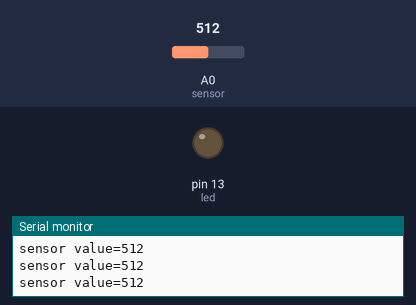
Bench run of a sketch on a simulated Arduino Uno, built with avr-gcc and run on an emulated ATmega328P. Shown: output pins drawn as LEDs (lit = HIGH), the last lines printed to the serial monitor. The test bench sets the inputs (shaded band); at power-on: A0 (sensor) = 512.

Above: at 1.2 s.
1.3 s: A0 (sensor) set to 267
3.0 s: A0 (sensor) set to 239
At 3.8 s:
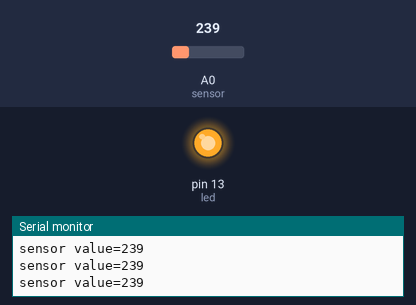
4.8 s: A0 (sensor) set to 260
At 6.3 s:
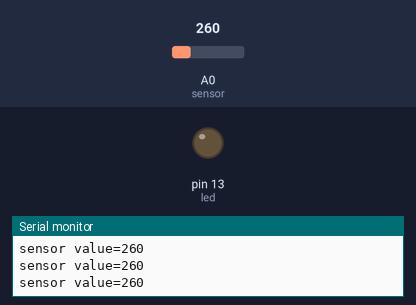
6.6 s: A0 (sensor) set to 240
At 7.9 s:
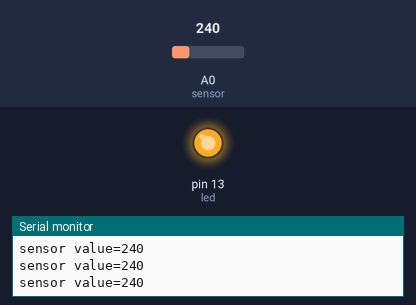
Timing chart, 0 to 9.4 s (numbered marks = the images above; inputs shaded):
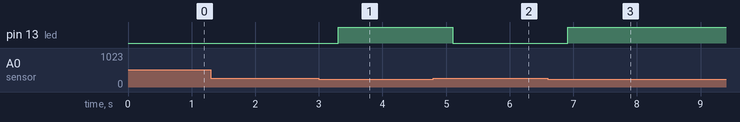

Measured:
- the behaviour switches between 251 and 250 on A0 (sensor) (found by bisection; images 0 and 1)
- after the input at 3.0 s, pin 13 (led): LOW → HIGH after 0.30 s
- after the input at 4.8 s, pin 13 (led): HIGH → LOW after 0.31 s
- after the input at 6.6 s, pin 13 (led): LOW → HIGH after 0.31 s

The sketch:

photocell.ino
```cpp
int sensor;
int led = 13;

void setup() {
  Serial.begin(9600);
  pinMode(led, OUTPUT);
}

void loop() {
  sensor = analogRead(A0); // meghdare sensor
  Serial.print("sensor value=");
  Serial.println(sensor);
  delay(300);
  if (sensor > 250)
  {
    digitalWrite(led, LOW);
  }
  else {
    digitalWrite(led, HIGH);
  }
}
```
